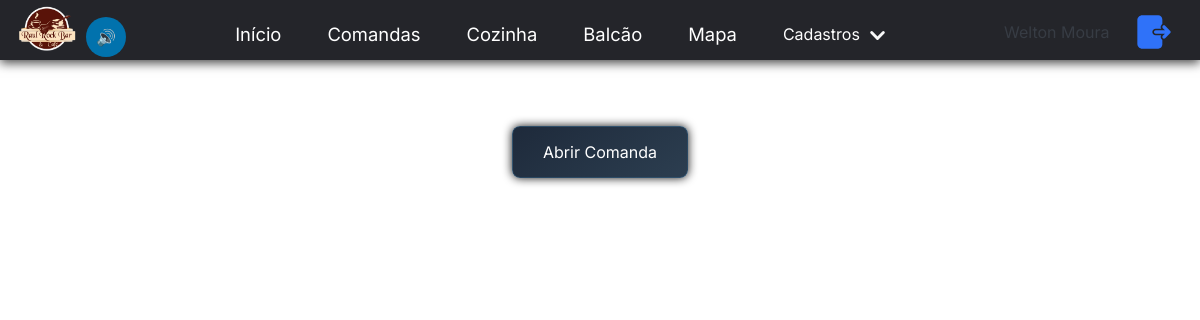
Before: /comandas/ (signed in) with the older database file.
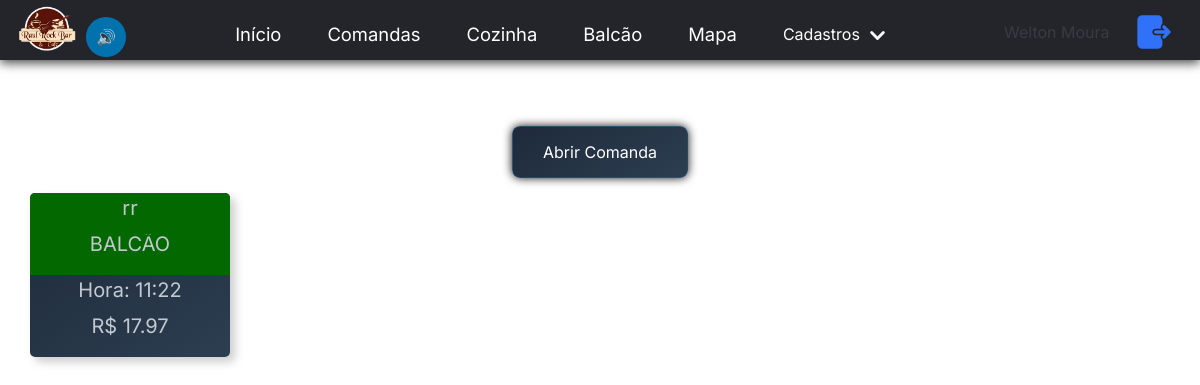
After: the same page with the newer database file.
### comandas/models.py (models this page shows, shortened)
class Comanda(models.Model):
    id = models.AutoField(primary_key=True)
    mesa = models.ForeignKey(Mesa, on_delete=models.CASCADE)
    user = models.ForeignKey(User, on_delete=models.CASCADE, null=False, blank=True)
    type_pay = models.ForeignKey(TypePay, on_delete=models.SET_NULL, null=True)
    dt_open = models.DateTimeField(auto_now_add=True)
    dt_close = models.DateTimeField(null=True, blank=True)
    client = models.ForeignKey(Client, on_delete=models.SET_NULL, null=True, blank=True)
    name = models.CharField(max_length=255)
    status = models.CharField(max_length=255, default="OPEN")

class ProductComanda(models.Model):
    id = models.AutoField(primary_key=True)
    comanda = models.ForeignKey(Comanda, on_delete=models.CASCADE)
    data_time = models.DateTimeField(auto_now_add=True)
    product = models.ForeignKey(Product, on_delete=models.PROTECT)
    applicant = models.CharField(max_length=255, null=True, blank=True)

### mesas/models.py (models this page shows)
class Mesa(models.Model):
    id = models.AutoField(primary_key=True)
    name = models.CharField(max_length=100)
    location = models.CharField(max_length=255, null=True, blank=True)
    active = models.BooleanField(default=False)
    def __str__(self):
        return self.name

### products/models.py (models this page shows, shortened)
class Product(models.Model):
    id = models.AutoField(primary_key=True)
    name = models.CharField(max_length=100)
    description = models.TextField(null=True, blank=True)
    image = models.ImageField(null=True, blank=True)
    price = models.DecimalField(max_digits=10, decimal_places=2)
    quantity = models.IntegerField(null=False, default=0)
    category = models.ForeignKey(Categories, on_delete=models.CASCADE)
    cuisine = models.BooleanField(default=False)
    active = models.BooleanField(default=True)
    unit_of_measure = models.ForeignKey(
        UnitOfMeasure,
        on_delete=models.SET_NULL, # Define como NULL se a unidade de medida for excluída
        null=True,
        blank=True,
        help_text="Unidade de medida para este produto."
    )
    components = models.ManyToManyField(
        'self',
        through='ProductComponent',
        through_fields=('composite_product', 'component_product'),
        symmetrical=False,
        related_name='is_component_of'
    )

### gestaoRaul/decorators.py (the view)
        def wrapper(request, *args, **kwargs):
            if request.user != None:
                if request.user.is_authenticated:
                    if request.user.groups.filter(name=groupName).exists():
                        return view_function(request, *args, **kwargs)
                    else:
                        return HttpResponseForbidden('tu nao tem acesso rapa')
                else:
                    return  HttpResponseRedirect(reverse('login'), status=302)
            else:
                print(f"Erro no decorator: usuario none")
                return HttpResponseRedirect(reverse('login'), status=302)

### comandas/templatetags/custom_filter_tag.py (called while the page is built)
@register.filter(name='total')
def filter_total(value):
    config = {
        'taxa': False
    }
    id = value
    comanda_id = int(id)
    totalParcial = Decimal(0)
    comanda = Comanda.objects.get(id=comanda_id)
    consumo = ProductComanda.objects.filter(comanda=comanda_id)
    parcial = Payments.objects.filter(comanda=comanda)
    for p in parcial:
        totalParcial += p.value
    total = Decimal(0)
    for produto in consumo:
        total += produto.product.price
    taxa = round(total * Decimal(0.1), 2)
    total = (total + taxa) - totalParcial if config['taxa'] else total - totalParcial
    return f'R$ {total}'

@register.filter(name='groupUser')
def has_group(user, group_name):
    return user.groups.filter(name=group_name).exists()

### comandas/views.py (called while the page is built)
@group_required(groupName='Garçom')
def comandas(request):
    comandas = Comanda.objects.filter(status__in=["OPEN", "PAYING"])
    mesas = Mesa.objects.all()
    return render(request, 'comandas.html', {'comandas': comandas, 'mesas': mesas})

### comandas/templates/comandas.html (shortened to what this page needs)
{% extends "base.html" %}
{% load static %}
{% load custom_filter_tag %}
{% block 'head' %}
<link rel="stylesheet" href="{% static 'comandas/css/comandas.css' %}">
{% endblock %}
{% block 'body' %}
<body>
  <div style="justify-self: center;">
    <button class="btn-primary" id="openModal">Abrir Comanda</button>
  </div>
    <div class="grid-container ">
    {% for comanda in comandas %}
    <div class="card-comanda">
      <a  href="{% url 'viewcomanda' %}?parametro={{ comanda.id }}" style="text-decoration: none; ">
        <header
          {% if comanda.status == 'OPEN' %}
          style="padding: 5px; min-height: 60px;border-radius: 5px 5px 0px 0px; background-color: #036800;"
          {% elif comanda.status == 'PAYING' %}
          style="padding: 5px; min-height: 60px;border-radius: 5px 5px 0px 0px; background-color: rgb(165, 86, 33);"
          {% endif %}
            >
            <p>{{comanda.name}}</p>
            <p>{{comanda.mesa}}</p>
        </header>
          <div style="padding: 5px;">
            <p>
              Hora: {{comanda.dt_open|date:"H:i"}}
            </p>
            <p>
              {{ comanda.id | total }}
            </p>
          </div>
      </a>
    </div>
    {% endfor %}
  </div>
</body>
{% endblock %}

Changed rows visible on the page:
added Comanda: name "rr", mesa "BALCÃO", dt_open "11:22", id|total "R$ 17.97"
